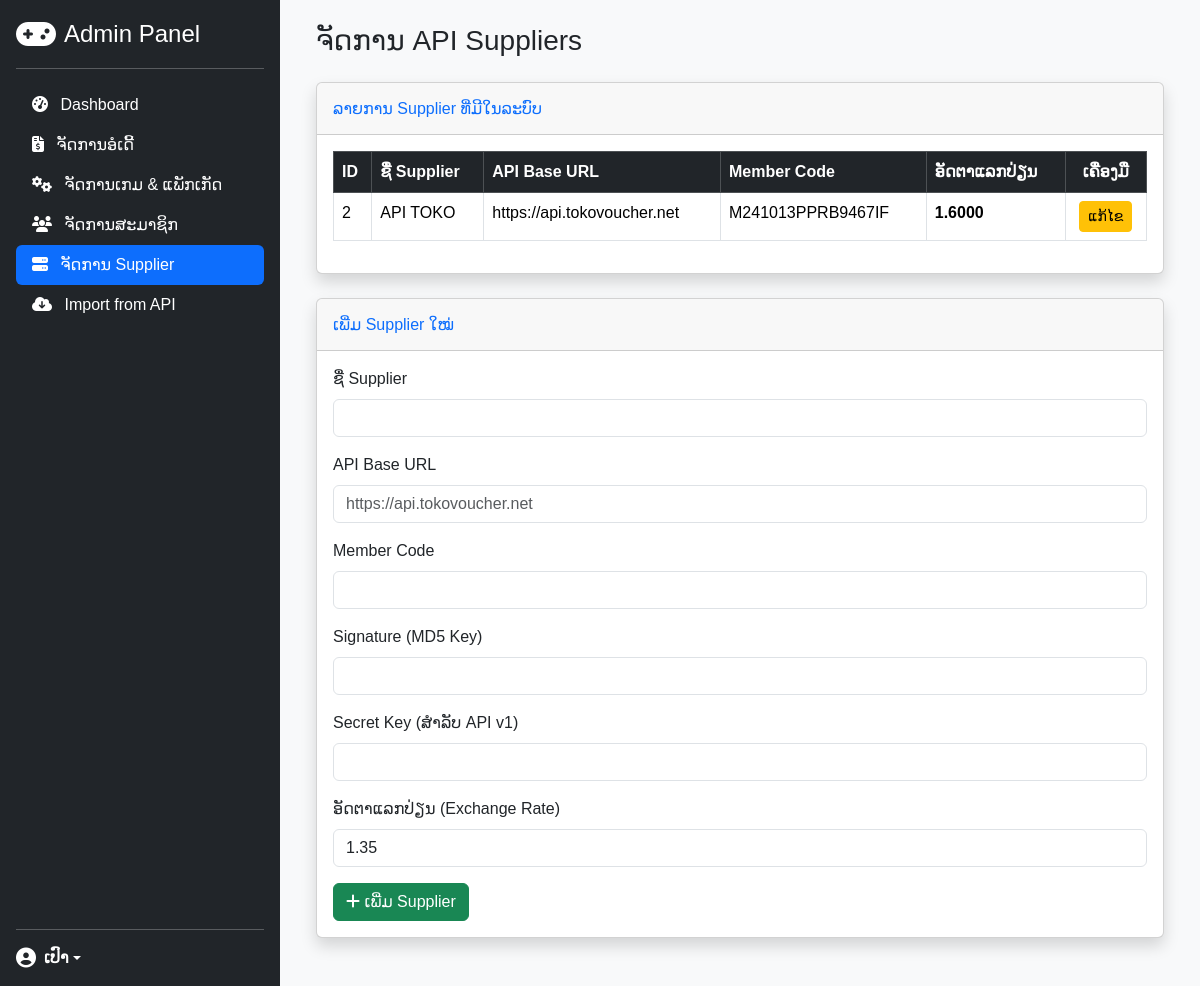
The app's page /admin/manage_suppliers.php (signed in) with its own data.
### tables this page shows
CREATE TABLE `api_suppliers` (
  `id` int(11) NOT NULL,
  `name` varchar(100) NOT NULL,
  `api_base_url` varchar(255) NOT NULL,
  `member_code` varchar(255) DEFAULT NULL,
  `signature` text DEFAULT NULL,
  `api_secret_key` varchar(255) DEFAULT NULL,
  `exchange_rate` decimal(10,4) NOT NULL DEFAULT 1.0000,
  `is_active` tinyint(1) NOT NULL DEFAULT 1
);

### admin/manage_suppliers.php (the view, shortened to what this page needs)
<?php
require_once 'db_connect.php';
$suppliers_result = $conn->query("SELECT id, name, api_base_url, member_code, exchange_rate FROM api_suppliers ORDER BY name ASC");
require_once 'admin_header.php';
?>
<div class="container-fluid">
    <h1 class="h3 mb-4 text-gray-800">ຈັດການ API Suppliers</h1>
    <div class="card shadow mb-4">
        <div class="card-header py-3">
            <h6 class="m-0 font-weight-bold text-primary">ລາຍການ Supplier ທີ່ມີໃນລະບົບ</h6>
        </div>
        <div class="card-body">
            <div class="table-responsive">
                <table class="table table-bordered table-hover">
                    <thead class="table-dark">
                        <tr>
                            <th>ID</th>
                            <th>ຊື່ Supplier</th>
                            <th>API Base URL</th>
                            <th>Member Code</th>
                            <th>ອັດຕາແລກປ່ຽນ</th>
                            <th class="text-center">ເຄື່ອງມື</th>
                        </tr>
                    </thead>
                    <tbody>
                        <?php if ($suppliers_result && $suppliers_result->num_rows > 0): ?>
                            <?php while($supplier = $suppliers_result->fetch_assoc()): ?>
                                <tr>
                                    <td><?php echo $supplier['id']; ?></td>
                                    <td><?php echo htmlspecialchars($supplier['name']); ?></td>
                                    <td><?php echo htmlspecialchars($supplier['api_base_url']); ?></td>
                                    <td><?php echo htmlspecialchars($supplier['member_code']); ?></td>
                                    <td class="fw-bold"><?php echo number_format($supplier['exchange_rate'], 4); ?></td>
                                    <td class="text-center">
                                        <a href="edit_supplier.php?id=<?php echo $supplier['id']; ?>" class="btn btn-sm btn-warning">ແກ້ໄຂ</a>
                                    </td>
                                </tr>
                            <?php endwhile; ?>
                        <?php else: ?>
                            <tr><td colspan="6" class="text-center">ຍັງບໍ່ມີຂໍ້ມູນ Supplier.</td></tr>
                        <?php endif; ?>
                    </tbody>
                </table>
            </div>
        </div>
    </div>
    <div class="card shadow mb-4">
        <div class="card-header py-3"><h6 class="m-0 font-weight-bold text-primary">ເພີ່ມ Supplier ໃໝ່</h6></div>
        <div class="card-body">
            <form action="manage_suppliers.php" method="POST">
                <div class="mb-3"><label class="form-label">ຊື່ Supplier</label><input type="text" name="name" class="form-control" required></div>
                <div class="mb-3"><label class="form-label">API Base URL</label><input type="text" name="api_base_url" class="form-control" placeholder="https://api.tokovoucher.net" required></div>
                <div class="mb-3"><label class="form-label">Member Code</label><input type="text" name="member_code" class="form-control"></div>
                <div class="mb-3"><label class="form-label">Signature (MD5 Key)</label><input type="text" name="signature" class="form-control"></div>
                <div class="mb-3"><label class="form-label">Secret Key (ສຳລັບ API v1)</label><input type="password" name="api_secret_key" class="form-control"></div>
                <div class="mb-3"><label class="form-label">ອັດຕາແລກປ່ຽນ (Exchange Rate)</label><input type="number" name="exchange_rate" class="form-control" value="1.35" step="0.0001" required></div>
                <button type="submit" name="add_supplier" class="btn btn-success"><i class="fas fa-plus"></i> ເພີ່ມ Supplier</button>
            </form>
        </div>
    </div>
</div>
</div>
</body>
</html>

### admin/admin_header.php (style rules this page uses)
body { font-family: 'Phetsarath OT', sans-serif; background-color: #f8f9fa; }

### records on screen
api_suppliers: id "2", name "API TOKO", api_base_url "https://api.tokovoucher.net", member_code "M241013PPRB9467IF", exchange_rate "1.6000"

### other values on screen
$_SESSION["admin_username"] "ເປົາ"
